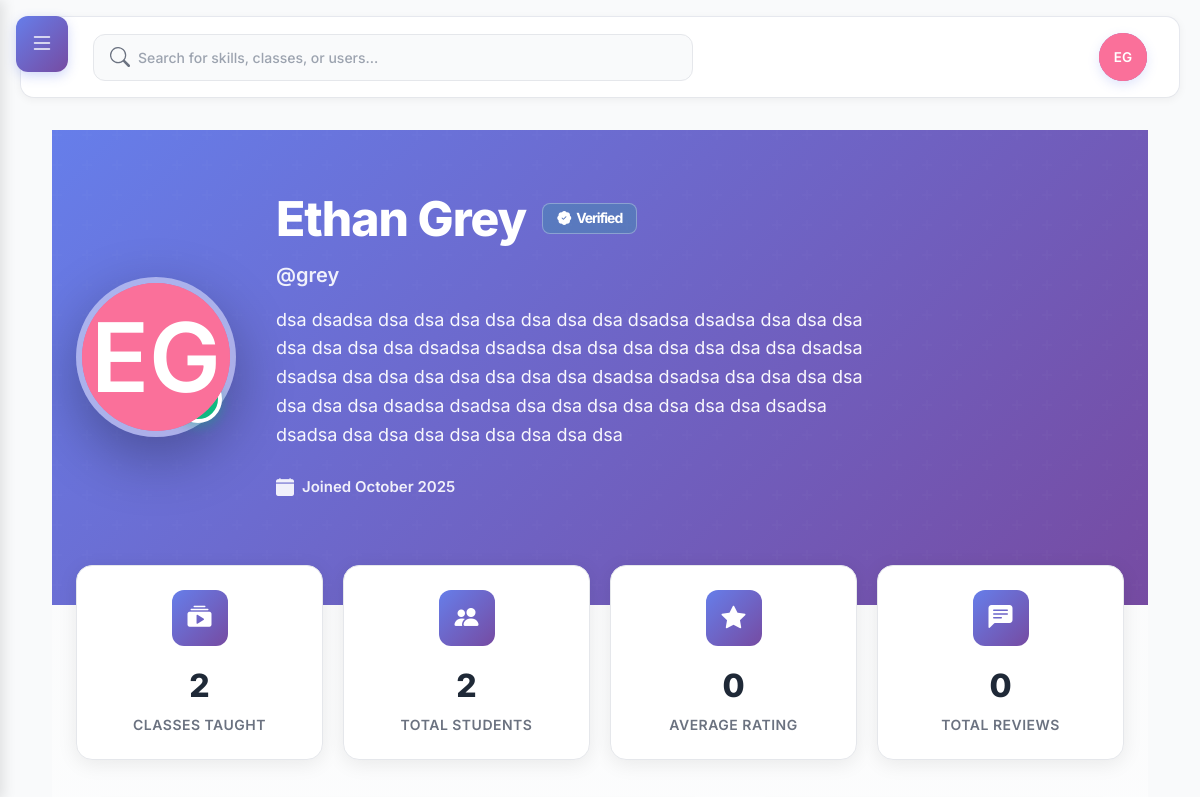
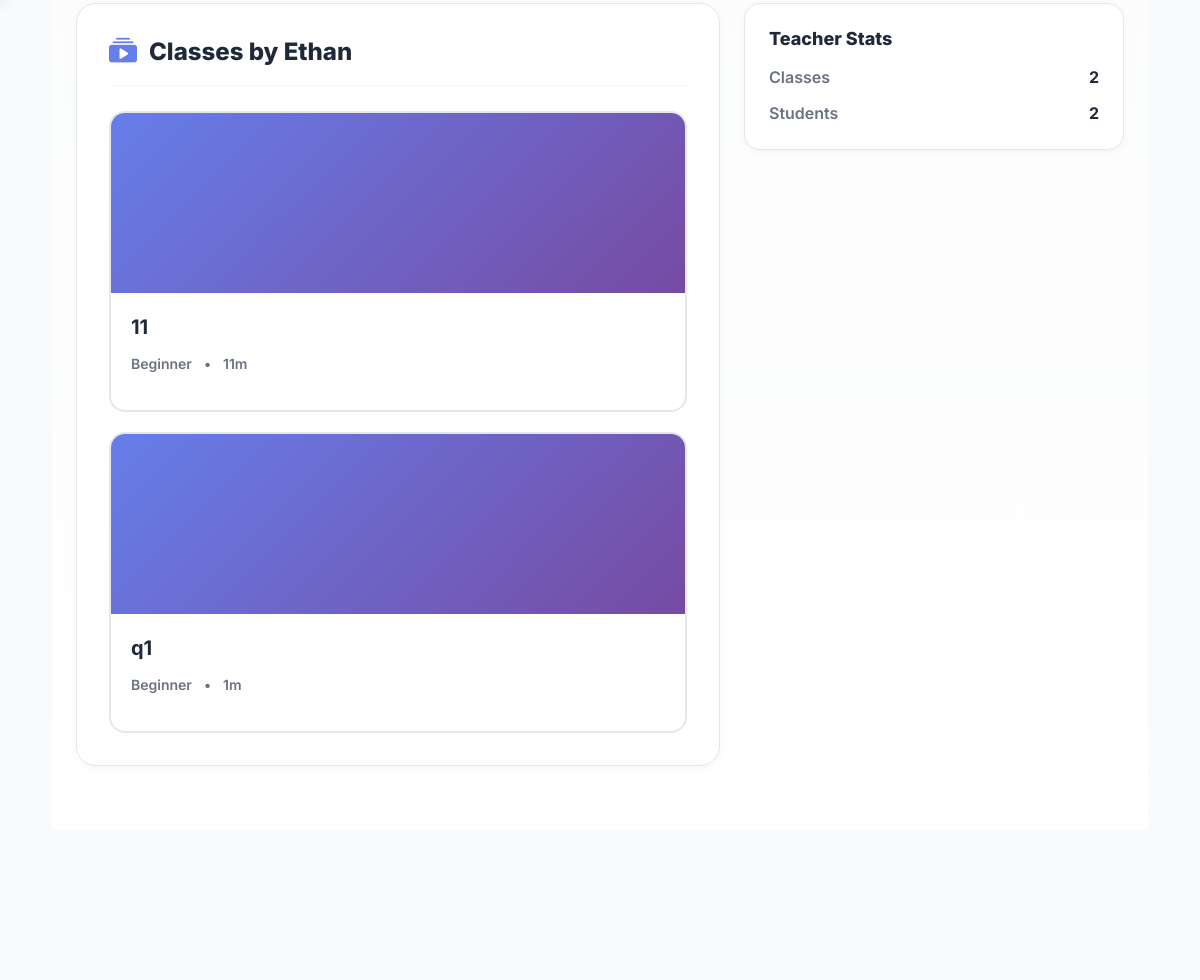
Before: /users/profile/grey/ (signed in, upper part) with the older database file (2 pictures, top to bottom).
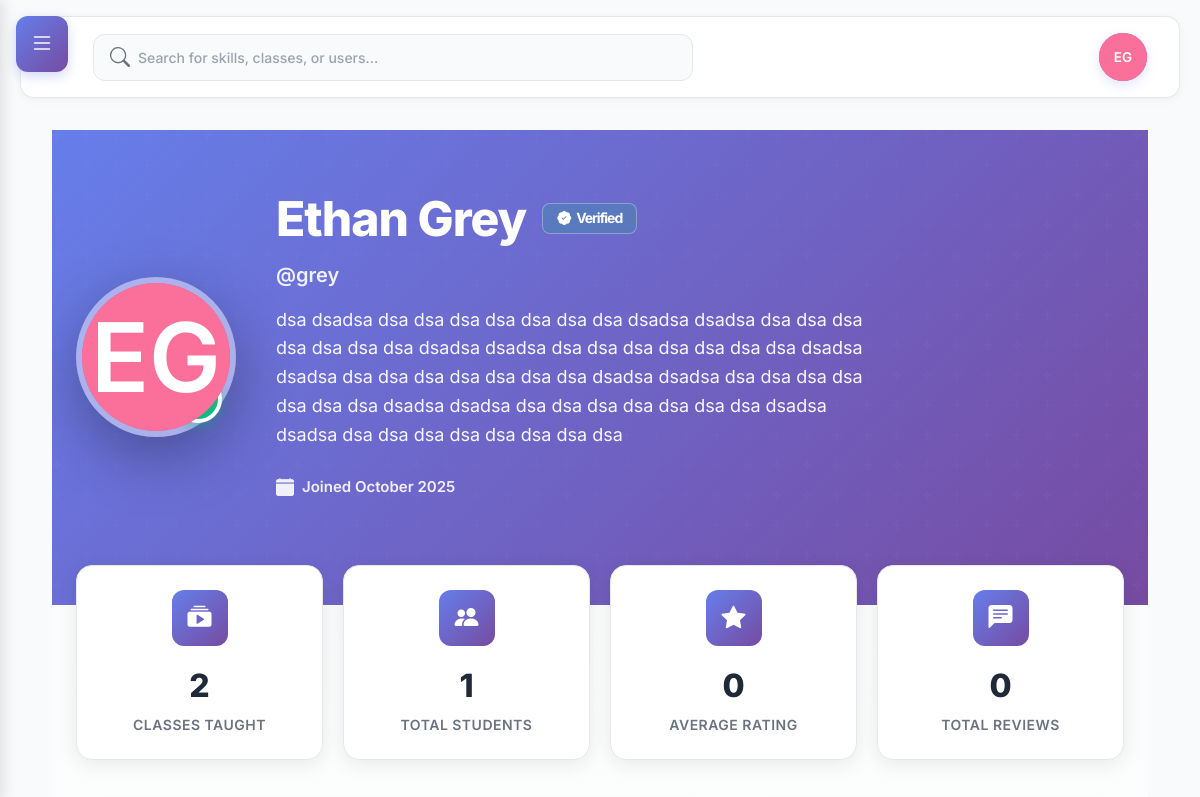
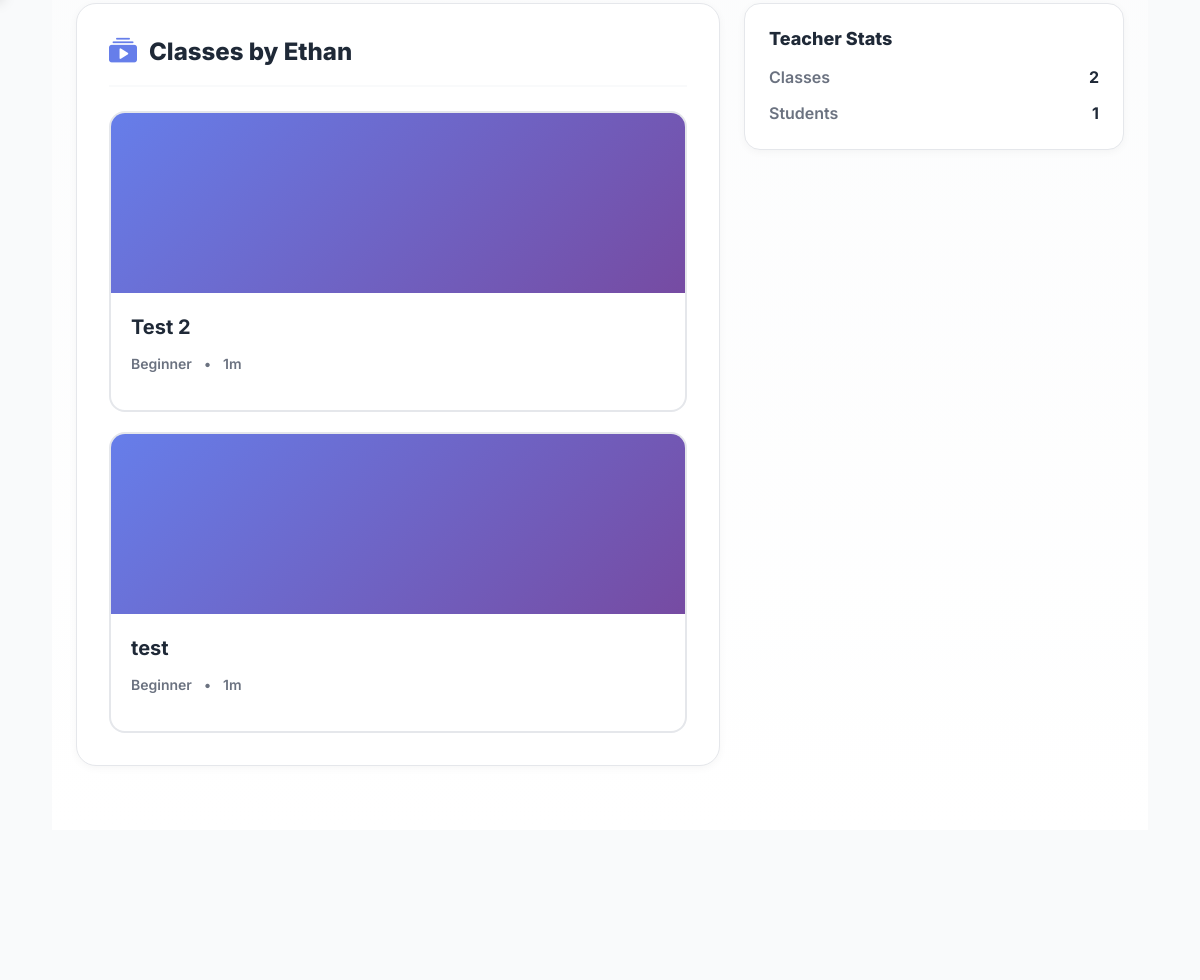
After: the same page with the newer database file (2 pictures, top to bottom).
### skills/models.py (models this page shows, shortened)
class TeachingClass(models.Model):
    BEGINNER = 'beginner'
    INTERMEDIATE = 'intermediate'
    ADVANCED = 'advanced'
    DIFFICULTY_CHOICES = [
        (BEGINNER, 'Beginner'),
        (INTERMEDIATE, 'Intermediate'),
        (ADVANCED, 'Advanced'),
    ]
    title = models.CharField(max_length=200)
    slug = models.SlugField(max_length=220, unique=True)
    short_description = models.CharField(max_length=300, blank=True)
    full_description = models.TextField(blank=True)
    difficulty = models.CharField(max_length=20, choices=DIFFICULTY_CHOICES, default=BEGINNER)
    duration_minutes = models.PositiveIntegerField(default=0)
    price_cents = models.PositiveIntegerField(default=0, help_text='Price in cents (e.g., 1999 = $19.99)')
    is_tradeable = models.BooleanField(default=False)
    trade_notes = models.CharField(max_length=200, blank=True)
    intro_video = models.FileField(upload_to='class_intros/', blank=True, null=True)
    thumbnail = models.ImageField(upload_to='class_thumbs/', blank=True, null=True)
    is_published = models.BooleanField(default=True)
    avg_rating = models.DecimalField(max_digits=3, decimal_places=2, default=0)
    reviews_count = models.PositiveIntegerField(default=0)
    created_at = models.DateTimeField(auto_now_add=True)
    updated_at = models.DateTimeField(auto_now=True)
    teacher = models.ForeignKey(settings.AUTH_USER_MODEL, on_delete=models.CASCADE, related_name='teaching_classes')
    class Meta:
        ordering = ['-created_at']

### users/views.py (the view)
# urls.py: path('profile/<str:username>/', views.view_user_profile, name='view_profile'),
def view_user_profile(request, username):
    from django.contrib.auth.models import User
    from django.db.models import Avg, Count, Q
    from skills.models import ClassReview, ClassEnrollment
    user = get_object_or_404(User, username=username)
    profile = get_object_or_404(Profile, user=user)
    teaching_skills = UserSkill.objects.filter(
        user=user,
        can_teach=True,
        verification_status='verified'  # Only show verified skills
    ).select_related('skill')
    learning_skills = UserSkill.objects.filter(
        user=user,
        wants_to_learn=True
    ).select_related('skill')
    public_classes = TeachingClass.objects.filter(teacher=user, is_published=True).order_by('-created_at')
    total_classes = public_classes.count()
    total_students = ClassEnrollment.objects.filter(
        teaching_class__teacher=user,
        teaching_class__is_published=True,
        status=ClassEnrollment.ACTIVE
    ).count()
    reviews = ClassReview.objects.filter(teaching_class__teacher=user, teaching_class__is_published=True)
    total_reviews = reviews.count()
    avg_rating = reviews.aggregate(avg=Avg('rating'))['avg'] or 0
    recent_reviews = reviews.select_related('reviewer', 'teaching_class').order_by('-created_at')[:3]
    context = {
        'viewed_user': user,
        'profile': profile,
        'teaching_skills': teaching_skills,
        'learning_skills': learning_skills,
        'is_own_profile': request.user == user if request.user.is_authenticated else False,
        'public_classes': public_classes[:6],  # Show first 6 classes
        'total_classes': total_classes,
        'total_students': total_students,
        'total_reviews': total_reviews,
        'avg_rating': round(avg_rating, 1) if avg_rating else 0,
        'recent_reviews': recent_reviews,
    }
    return render(request, 'users/profile/view_profile.html', context)

### skills/templatetags/skills_tags.py (called while the page is built)
@register.simple_tag(takes_context=True)
def pending_trade_offers_count(context):
    request = context.get('request')
    if not request or not request.user.is_authenticated:
        return 0
    return ClassTradeOffer.objects.filter(
        receiver=request.user,
        status=ClassTradeOffer.PENDING
    ).count()

### users/context_processors.py (called while the page is built)
def recaptcha_site_key(request):
    return {
        'RECAPTCHA_SITE_KEY': getattr(settings, 'RECAPTCHA_SITE_KEY', '')
    }

def unread_messages_count(request):
    unread_count = 0
    if request.user.is_authenticated:
        from chat.models import MessageStatus
        unread_count = MessageStatus.objects.filter(
            user=request.user,
            is_read=False
        ).exclude(
            message__sender=request.user
        ).count()
    return {
        'unread_messages_count': unread_count
    }

### users/templatetags/user_tags.py (called while the page is built)
def get_avatar_color(user):
    hash_value = int(hashlib.md5(user.username.encode()).hexdigest(), 16)
    color_index = hash_value % len(AVATAR_COLORS)
    return AVATAR_COLORS[color_index]

### users/templates/users/profile/view_profile.html (shortened to what the changed rows need)
{% extends 'base.html' %}
{% load static %}
{% load user_tags %}
{% block content %}
<div class="profile-view-page">
    <div class="profile-hero">
        <div class="profile-hero-content">
            <div class="profile-hero-info">
                <h1 class="profile-hero-name">
                    {{ viewed_user.first_name }} {{ viewed_user.last_name }}
                    {% if profile.verification_status == 'verified' %}
                    <span class="verified-badge" style="display: inline-flex; align-items: center; gap: 6px; background: rgba(16, 185, 129, 0.2); color: white; font-size: 14px; padding: 6px 14px; border-radius: 8px; font-weight: 700; border: 1px solid rgba(255, 255, 255, 0.3);">
                        <i class="bi bi-patch-check-fill"></i> Verified
                    </span>
                    {% endif %}
                </h1>
            </div>
        </div>
    </div>
    <div class="profile-stats">
        <div class="stats-grid">
            <div class="stat-card">
                <div class="stat-icon">
                    <i class="bi bi-people-fill"></i>
                </div>
                <div class="stat-value">{{ total_students }}</div>
                <div class="stat-label">Total Students</div>
            </div>
        </div>
    </div>
    <div class="profile-content">
        <div class="content-grid">
            <div>
                <div class="section-card">
                    <div class="section-header">
                        <h2 class="section-title">
                            <i class="bi bi-collection-play-fill"></i>
                            Classes by {{ viewed_user.first_name }}
                        </h2>
                    </div>
                    {% if public_classes %}
                    <div class="classes-grid-enhanced">
                        {% for class in public_classes %}
                        <a href="{% url 'skills:class_detail' class.slug %}" class="class-card-enhanced">
                            <div class="class-image-wrapper">
                            </div>
                            <div class="class-card-content">
                                <h3 class="class-title-enhanced">{{ class.title }}</h3>
                                <div class="class-meta-enhanced">
                                    <span>{{ class.get_difficulty_display }}</span>
                                    <span>•</span>
                                    <span>{{ class.duration_minutes }}m</span>
                                </div>
                            </div>
                        </a>
                        {% endfor %}
                    </div>
                    {% else %}
                    <div class="empty-state">
                        <div class="empty-state-icon">🎓</div>
                        <h3>No classes published yet</h3>
                        <p>This teacher hasn't published any classes yet.</p>
                    </div>
                    {% endif %}
                </div>
            </div>
            <div class="profile-sidebar">
                {% if total_classes > 0 %}
                <div class="sidebar-card">
                    <h3 class="sidebar-title">Teacher Stats</h3>
                    <div style="display: flex; flex-direction: column; gap: 12px;">
                        <div style="display: flex; justify-content: space-between; align-items: center;">
                            <span style="color: var(--profile-muted); font-weight: 600;">Classes</span>
                            <span style="font-weight: 700; color: var(--profile-text);">{{ total_classes }}</span>
                        </div>
                        <div style="display: flex; justify-content: space-between; align-items: center;">
                            <span style="color: var(--profile-muted); font-weight: 600;">Students</span>
                            <span style="font-weight: 700; color: var(--profile-text);">{{ total_students }}</span>
                        </div>
                    </div>
                </div>
                {% endif %}
            </div>
        </div>
    </div>
</div>
{% endblock %}

Changed rows visible on the page:
removed TeachingClass: title "11", difficulty "Beginner", duration_minutes "11"
removed TeachingClass: title "q1", difficulty "Beginner", duration_minutes "1"
added TeachingClass: title "Test 2", difficulty "Beginner", duration_minutes "1"
added TeachingClass: title "test", difficulty "Beginner", duration_minutes "1"
Other visible differences:
{{ total_students }}: "2" → "1"
